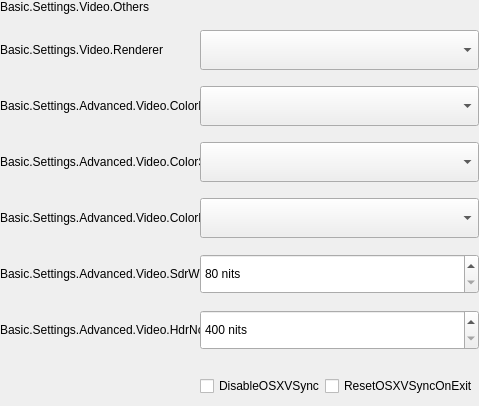
        <widget class="QFrame" name="frame_VideoRenderer">
         <property name="sizePolicy">
          <sizepolicy hsizetype="Preferred" vsizetype="Preferred">
           <horstretch>0</horstretch>
           <verstretch>0</verstretch>
          </sizepolicy>
         </property>
         <property name="minimumSize">
          <size>
           <width>0</width>
           <height>0</height>
          </size>
         </property>
         <property name="maximumSize">
          <size>
           <width>16777215</width>
           <height>16777215</height>
          </size>
         </property>
         <property name="frameShape">
          <enum>QFrame::NoFrame</enum>
         </property>
         <property name="frameShadow">
          <enum>QFrame::Raised</enum>
         </property>
         <layout class="QFormLayout" name="formLayout_VideoRenderer">
          <property name="fieldGrowthPolicy">
           <enum>QFormLayout::AllNonFixedFieldsGrow</enum>
          </property>
          <property name="labelAlignment">
           <set>Qt::AlignLeading|Qt::AlignLeft|Qt::AlignVCenter</set>
          </property>
          <property name="formAlignment">
           <set>Qt::AlignLeading|Qt::AlignLeft|Qt::AlignTop</set>
          </property>
          <property name="horizontalSpacing">
           <number>0</number>
          </property>
          <property name="verticalSpacing">
           <number>16</number>
          </property>
          <property name="leftMargin">
           <number>0</number>
          </property>
          <property name="topMargin">
           <number>0</number>
          </property>
          <property name="rightMargin">
           <number>0</number>
          </property>
          <property name="bottomMargin">
           <number>0</number>
          </property>
          <item row="0" column="0">
           <widget class="QLabel" name="label_TitleVideoRenderer">
            <property name="maximumSize">
             <size>
              <width>16777215</width>
              <height>16777215</height>
             </size>
            </property>
            <property name="text">
             <string>Basic.Settings.Video.Others</string>
            </property>
            <property name="labelType" stdset="0">
             <string>settingBold</string>
            </property>
           </widget>
          </item>
          <item row="1" column="0">
           <widget class="QLabel" name="label_Renderer">
            <property name="sizePolicy">
             <sizepolicy hsizetype="Fixed" vsizetype="Preferred">
              <horstretch>0</horstretch>
              <verstretch>0</verstretch>
             </sizepolicy>
            </property>
            <property name="minimumSize">
             <size>
              <width>200</width>
              <height>40</height>
             </size>
            </property>
            <property name="maximumSize">
             <size>
              <width>200</width>
              <height>40</height>
             </size>
            </property>
            <property name="text">
             <string>Basic.Settings.Video.Renderer</string>
            </property>
            <property name="wordWrap">
             <bool>true</bool>
            </property>
           </widget>
          </item>
          <item row="1" column="1">
           <widget class="AFQCustomCombobox" name="comboBox_Renderer">
            <property name="sizePolicy">
             <sizepolicy hsizetype="Preferred" vsizetype="Preferred">
              <horstretch>0</horstretch>
              <verstretch>0</verstretch>
             </sizepolicy>
            </property>
            <property name="minimumSize">
             <size>
              <width>0</width>
              <height>40</height>
             </size>
            </property>
            <property name="maximumSize">
             <size>
              <width>16777215</width>
              <height>40</height>
             </size>
            </property>
           </widget>
          </item>
          <item row="2" column="0">
           <widget class="QLabel" name="label_ColorFormat">
            <property name="sizePolicy">
             <sizepolicy hsizetype="Fixed" vsizetype="Preferred">
              <horstretch>0</horstretch>
              <verstretch>0</verstretch>
             </sizepolicy>
            </property>
            <property name="minimumSize">
             <size>
              <width>200</width>
              <height>40</height>
             </size>
            </property>
            <property name="maximumSize">
             <size>
              <width>200</width>
              <height>40</height>
             </size>
            </property>
            <property name="text">
             <string>Basic.Settings.Advanced.Video.ColorFormat</string>
            </property>
            <property name="wordWrap">
             <bool>true</bool>
            </property>
           </widget>
          </item>
          <item row="2" column="1">
           <widget class="AFQCustomCombobox" name="comboBox_ColorFormat">
            <property name="enabled">
             <bool>true</bool>
            </property>
            <property name="sizePolicy">
             <sizepolicy hsizetype="Preferred" vsizetype="Preferred">
              <horstretch>0</horstretch>
              <verstretch>0</verstretch>
             </sizepolicy>
            </property>
            <property name="minimumSize">
             <size>
              <width>0</width>
              <height>40</height>
             </size>
            </property>
            <property name="maximumSize">
             <size>
              <width>16777215</width>
              <height>40</height>
             </size>
            </property>
           </widget>
          </item>
          <item row="3" column="0">
           <widget class="QLabel" name="label_ColorSpace">
            <property name="sizePolicy">
             <sizepolicy hsizetype="Fixed" vsizetype="Preferred">
              <horstretch>0</horstretch>
              <verstretch>0</verstretch>
             </sizepolicy>
            </property>
            <property name="minimumSize">
             <size>
              <width>200</width>
              <height>40</height>
             </size>
            </property>
            <property name="maximumSize">
             <size>
              <width>200</width>
              <height>40</height>
             </size>
            </property>
            <property name="text">
             <string>Basic.Settings.Advanced.Video.ColorSpace</string>
            </property>
            <property name="wordWrap">
             <bool>true</bool>
            </property>
           </widget>
          </item>
          <item row="3" column="1">
           <widget class="AFQCustomCombobox" name="comboBox_ColorSpace">
            <property name="sizePolicy">
             <sizepolicy hsizetype="Preferred" vsizetype="Preferred">
              <horstretch>0</horstretch>
              <verstretch>0</verstretch>
             </sizepolicy>
            </property>
            <property name="minimumSize">
             <size>
              <width>0</width>
              <height>40</height>
             </size>
            </property>
            <property name="maximumSize">
             <size>
              <width>16777215</width>
              <height>40</height>
             </size>
            </property>
           </widget>
          </item>
          <item row="4" column="0">
           <widget class="QLabel" name="label_ColorRange">
            <property name="sizePolicy">
             <sizepolicy hsizetype="Fixed" vsizetype="Preferred">
              <horstretch>0</horstretch>
              <verstretch>0</verstretch>
             </sizepolicy>
            </property>
            <property name="minimumSize">
             <size>
              <width>200</width>
              <height>40</height>
             </size>
            </property>
            <property name="maximumSize">
             <size>
              <width>200</width>
              <height>40</height>
             </size>
            </property>
            <property name="text">
             <string>Basic.Settings.Advanced.Video.ColorRange</string>
            </property>
            <property name="wordWrap">
             <bool>true</bool>
            </property>
           </widget>
          </item>
          <item row="4" column="1">
           <widget class="AFQCustomCombobox" name="comboBox_ColorRange">
            <property name="sizePolicy">
             <sizepolicy hsizetype="Preferred" vsizetype="Preferred">
              <horstretch>0</horstretch>
              <verstretch>0</verstretch>
             </sizepolicy>
            </property>
            <property name="minimumSize">
             <size>
              <width>0</width>
              <height>40</height>
             </size>
            </property>
            <property name="maximumSize">
             <size>
              <width>16777215</width>
              <height>40</height>
             </size>
            </property>
           </widget>
          </item>
          <item row="5" column="0">
           <widget class="QLabel" name="label_SdrWhiteLevel">
            <property name="sizePolicy">
             <sizepolicy hsizetype="Fixed" vsizetype="Preferred">
              <horstretch>0</horstretch>
              <verstretch>0</verstretch>
             </sizepolicy>
            </property>
            <property name="minimumSize">
             <size>
              <width>200</width>
              <height>40</height>
             </size>
            </property>
            <property name="maximumSize">
             <size>
              <width>200</width>
              <height>40</height>
             </size>
            </property>
            <property name="text">
             <string>Basic.Settings.Advanced.Video.SdrWhiteLevel</string>
            </property>
            <property name="wordWrap">
             <bool>true</bool>
            </property>
           </widget>
          </item>
          <item row="5" column="1">
           <widget class="AFQCustomSpinbox" name="spinBox_SdrWhiteLevel">
            <property name="sizePolicy">
             <sizepolicy hsizetype="Preferred" vsizetype="Preferred">
              <horstretch>0</horstretch>
              <verstretch>0</verstretch>
             </sizepolicy>
            </property>
            <property name="minimumSize">
             <size>
              <width>0</width>
              <height>40</height>
             </size>
            </property>
            <property name="maximumSize">
             <size>
              <width>16777215</width>
              <height>40</height>
             </size>
            </property>
            <property name="suffix">
             <string notr="true"> nits</string>
            </property>
            <property name="minimum">
             <number>80</number>
            </property>
            <property name="maximum">
             <number>480</number>
            </property>
           </widget>
          </item>
          <item row="6" column="0">
           <widget class="QLabel" name="label_HdrNominalPeakLevel">
            <property name="sizePolicy">
             <sizepolicy hsizetype="Fixed" vsizetype="Preferred">
              <horstretch>0</horstretch>
              <verstretch>0</verstretch>
             </sizepolicy>
            </property>
            <property name="minimumSize">
             <size>
              <width>200</width>
              <height>40</height>
             </size>
            </property>
            <property name="maximumSize">
             <size>
              <width>200</width>
              <height>40</height>
             </size>
            </property>
            <property name="text">
             <string>Basic.Settings.Advanced.Video.HdrNominalPeakLevel</string>
            </property>
            <property name="wordWrap">
             <bool>true</bool>
            </property>
           </widget>
          </item>
          <item row="6" column="1">
           <widget class="AFQCustomSpinbox" name="spinBox_HdrNominalPeakLevel">
            <property name="sizePolicy">
             <sizepolicy hsizetype="Preferred" vsizetype="Preferred">
              <horstretch>0</horstretch>
              <verstretch>0</verstretch>
             </sizepolicy>
            </property>
            <property name="minimumSize">
             <size>
              <width>0</width>
              <height>40</height>
             </size>
            </property>
            <property name="maximumSize">
             <size>
              <width>16777215</width>
              <height>40</height>
             </size>
            </property>
            <property name="suffix">
             <string notr="true"> nits</string>
            </property>
            <property name="minimum">
             <number>400</number>
            </property>
            <property name="maximum">
             <number>10000</number>
            </property>
           </widget>
          </item>
          <item row="7" column="1">
           <layout class="QHBoxLayout" name="horizontalLayout">
            <item>
             <widget class="QCheckBox" name="checkBox_DisableOSXVSync">
              <property name="minimumSize">
               <size>
                <width>0</width>
                <height>40</height>
               </size>
              </property>
              <property name="maximumSize">
               <size>
                <width>16777215</width>
                <height>40</height>
               </size>
              </property>
              <property name="text">
               <string>DisableOSXVSync</string>
              </property>
             </widget>
            </item>
            <item>
             <widget class="QCheckBox" name="checkBox_ResetOSXVSync">
              <property name="minimumSize">
               <size>
                <width>0</width>
                <height>40</height>
               </size>
              </property>
              <property name="maximumSize">
               <size>
                <width>16777215</width>
                <height>40</height>
               </size>
              </property>
              <property name="text">
               <string>ResetOSXVSyncOnExit</string>
              </property>
             </widget>
            </item>
           </layout>
          </item>
         </layout>
        </widget>
